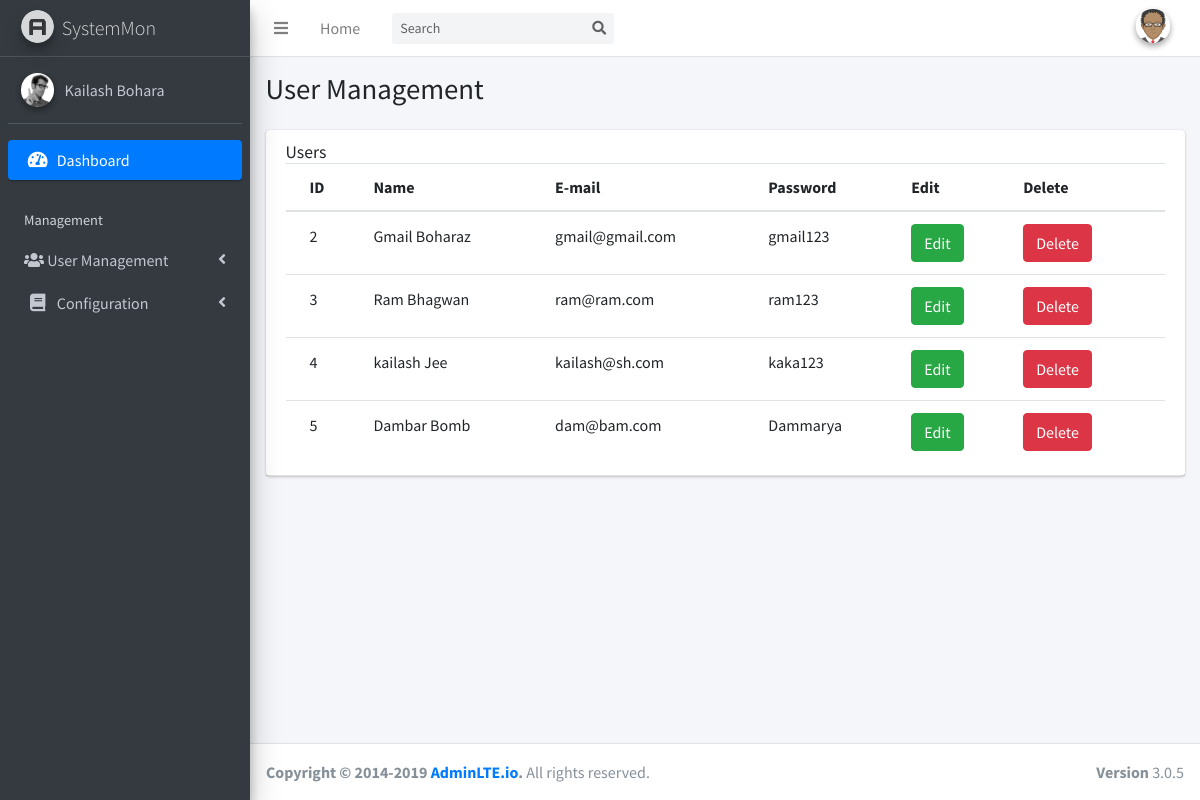
The page /useredit.php on the database as committed earlier.
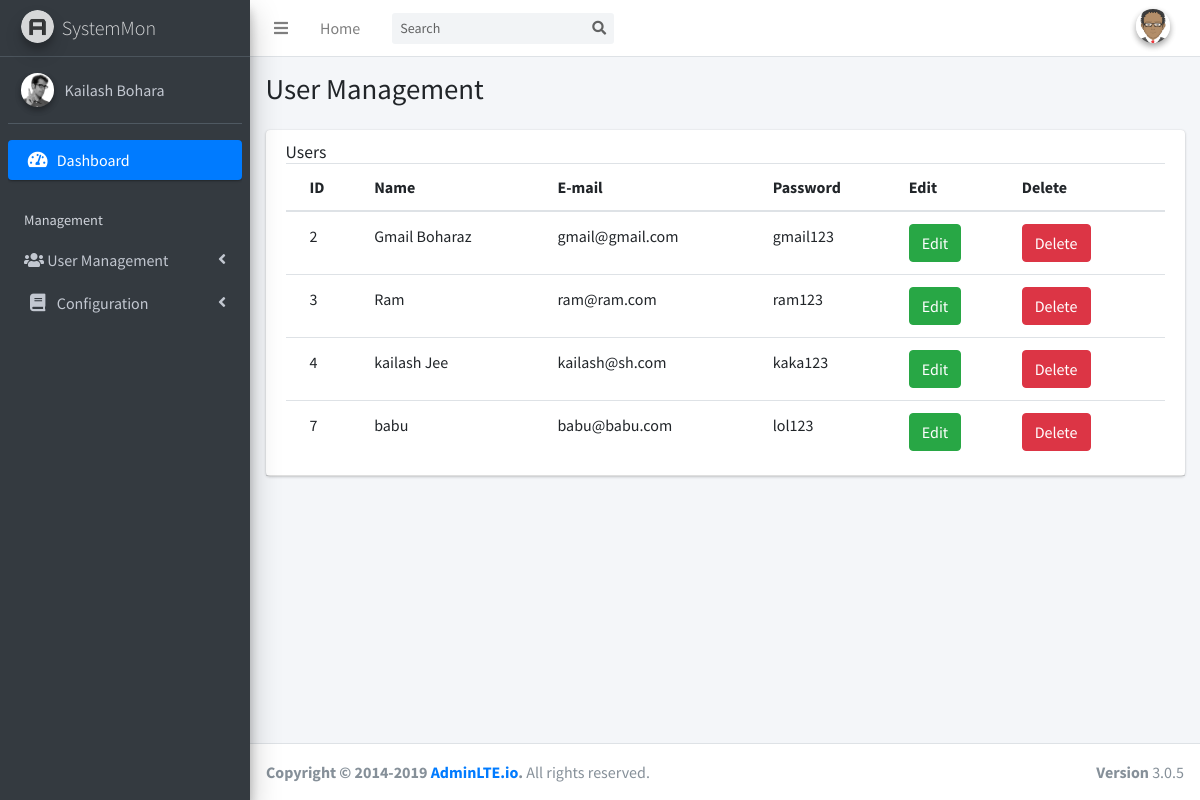
The same page on the database as committed later.
### tables this page shows
CREATE TABLE `users` (
  `id` int(10) NOT NULL,
  `name` varchar(250) NOT NULL,
  `password` varchar(250) NOT NULL,
  `email` varchar(250) NOT NULL
);

### useredit.php (the view, shortened to what this page needs)
<!DOCTYPE html>
<html>
<head>
  <link rel="stylesheet" href="plugins/fontawesome-free/css/all.min.css">
  <link rel="stylesheet" href="https://code.ionicframework.com/ionicons/2.0.1/css/ionicons.min.css">
  <link rel="stylesheet" href="dist/css/adminlte.min.css">
</head>
<body class="hold-transition sidebar-mini">
<div class="wrapper">
<?php include 'themepart/nav-bar.php'; ?>
<?php include 'themepart/sidebar.php';
?>
  <div class="content-wrapper">
    <section class="content-header">
      <div class="container-fluid">
        <div class="row mb-2">
          <div class="col-sm-6">
            <h1>User Management</h1>
          </div>
        </div>
      </div>
    </section>
    <section class="content">
      <div class="container-fluid">
        <div class="row">
          <div class="col-12">
            <div class="card">
              <div class="card-header">
                <h3 class="card-title">Users</h3>
              <div class="card-body table-responsive p-0" style="height: 300px;">
                  <?php
                  $connection= mysqli_connect("localhost","root","","hash_analyzer");
                  $query= "SELECT * FROM users";
                  $query_run= mysqli_query($connection,$query);
                  ?>
                <table class="table table-head-fixed text-nowrap">
                  <thead>
                    <tr>
                      <th>ID</th>
                      <th>Name</th>
                      <th>E-mail</th>
                      <th>Password</th>
                      <th>Edit</th>
                      <th>Delete</th>
                    </tr>
                  </thead>
                  <tbody>
                   <?php
                    if(mysqli_num_rows($query_run)> 0)
                    {
                      while($row = mysqli_fetch_assoc($query_run))
                      {
                       ?>
                    <tr>
                       <td> <?php echo $row['id'];?> </td>
                       <td> <?php echo $row['name'];?> </td>
                       <td> <?php echo $row['email'];?> </td>
                       <td> <?php echo $row['password'];?> </td>
                       <td>
                         <form action="registeredit.php" method="POST">
                           <button type="submit" name="edit_btn" class="btn btn-success" >Edit</button>
                         </form>
                       </td>
                       <td>
                        <form action="code.php" method="POST">
                        <button type="submit" name="delete_btn" class="btn btn-danger">Delete</button>
                        </form>
                       </td>
                    </tr>
                    <?php
                      }
                    }
                    else {
                      echo "No record found!";
                    }
                    ?>
                  </tbody>
                </table>
              </div>
            </div>
          </div>
        </div>
      </div>
    </section>
  </div>
  <footer class="main-footer">
    <div class="float-right d-none d-sm-block">
      <b>Version</b> 3.0.5
    </div>
    <strong>Copyright &copy; 2014-2019 <a href="http://adminlte.io">AdminLTE.io</a>.</strong> All rights
    reserved.
  </footer>
</div>
</body>
</html>

### themepart/nav-bar.php (shortened to what this page needs)
<nav class="main-header navbar navbar-expand navbar-white navbar-light">
   <ul class="navbar-nav">
     <li class="nav-item">
       <a class="nav-link" data-widget="pushmenu" href="#" role="button"><i class="fas fa-bars"></i></a>
     </li>
     <li class="nav-item d-none d-sm-inline-block">
       <a href="dashboard.php" class="nav-link">Home</a>
     </li>
   </ul>
   <form class="form-inline ml-3">
     <div class="input-group input-group-sm">
       <input class="form-control form-control-navbar" type="search" placeholder="Search" aria-label="Search">
       <div class="input-group-append">
         <button class="btn btn-navbar" type="submit">
           <i class="fas fa-search"></i>
         </button>
       </div>
     </div>
   </form>
   <ul class="navbar-nav ml-auto">
     <li class="nav-item dropdown user-menu">
       <a href="#" class="nav-link dropdown-toggle" data-toggle="dropdown">
         <img src="avatar.png" class="user-image img-circle elevation-2" alt="User Image">
       </a>
     </li>
   </ul>
 </nav>

### themepart/sidebar.php (shortened to what this page needs)
<aside class="main-sidebar sidebar-dark-primary elevation-4">
    <a href="#" class="brand-link">
      <img src="dist/img/AdminLTELogo.png" alt="AdminLTE Logo" class="brand-image img-circle elevation-3"
           style="opacity: .8">
      <span class="brand-text font-weight-light">SystemMon</span>
    </a>
    <div class="sidebar">
      <div class="user-panel mt-3 pb-3 mb-3 d-flex">
        <div class="image">
          <img src="dist/img/user2-160x160.jpg" class="img-circle elevation-2" alt="User Image">
        </div>
        <div class="info">
          <a href="#" class="d-block">Kailash Bohara</a>
        </div>
      </div>
      <nav class="mt-2">
        <ul class="nav nav-pills nav-sidebar flex-column" data-widget="treeview" role="menu" data-accordion="false">
          <li class="nav-item has-treeview menu-open">
            <a href="dashboard.php" class="nav-link active">
              <i class="nav-icon fas fa-tachometer-alt"></i>
              <p>
                Dashboard
              </p>
            </a>
          </li>
          <li class="nav-header">Management</li>
          <li class="nav-item has-treeview">
            <a href="#" class="nav-link">
              <i class="fas fa-users"></i>
              <p>
                User Management
                <i class="fas fa-angle-left right"></i>
              </p>
            </a>
          </li>
          <li class="nav-item has-treeview">
            <a href="#" class="nav-link">
              <i class="nav-icon fas fa-book"></i>
              <p>
                Configuration
                <i class="fas fa-angle-left right"></i>
              </p>
            </a>
          </li>
        </ul>
      </nav>
    </div>
  </aside>

Rows that differ between the two databases and show on the page:
removed users: id "5", name "Dambar Bomb", email "dam@bam.com", password "Dammarya"
changed users "ram@ram.com": name "Ram Bhagwan" → "Ram"
now on this page (row edited): users: id "7", name "babu", email "babu@babu.com", password "lol123"
